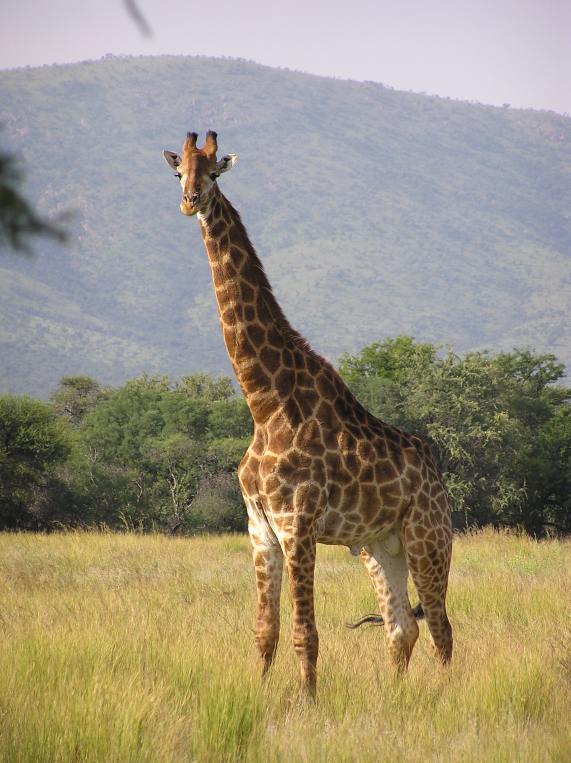
#> input picture project/user-defined-fcn/giraffe.jpg, 1712 x 2288 px (shown at 1/3 size)
$ python crop.py
#> lines starting #> are read from the running program, lines starting #| are printed output that depends on the picture
import cv2

def crop(img, x, y):
    return img[x[0]:x[1],y[0]:y[1],:]

img = cv2.imread('giraffe.jpg')
#> img is the input picture: shape (2288, 1712, 3); mean B, G, R 125.4, 146.3, 155.1
x = (380, 662)
y = (460, 730)
# croppedImg = img[x[0]:x[1],y[0]:y[1],:]
croppedImg = crop(img, x, y)
#> in crop, `return img[x[0]:x[1],y[0]:y[1],:]`:
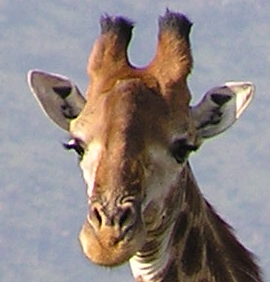
#> returned value: shape (282, 270, 3); mean of channels 0, 1, 2 130.9, 132.8, 142.1; drawn as B, G, R
cv2.imshow('cropped image', croppedImg)
cv2.waitKey(0)
